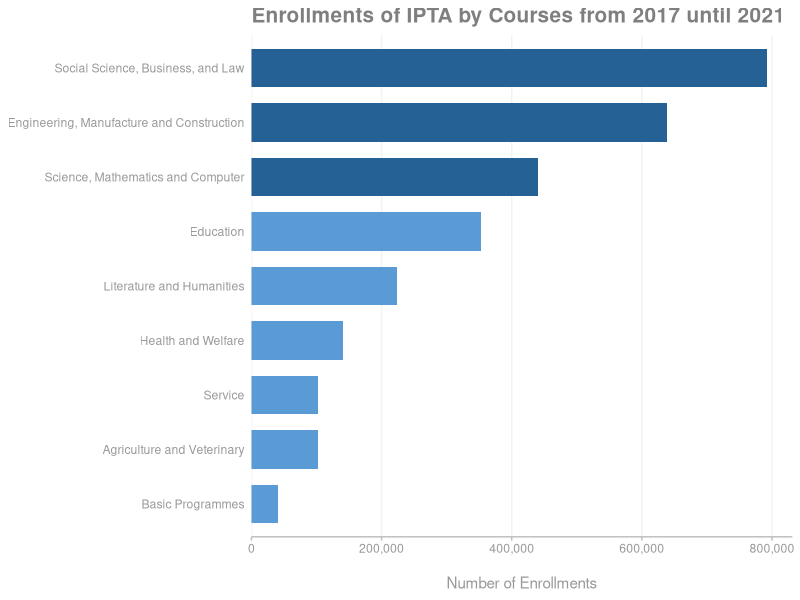
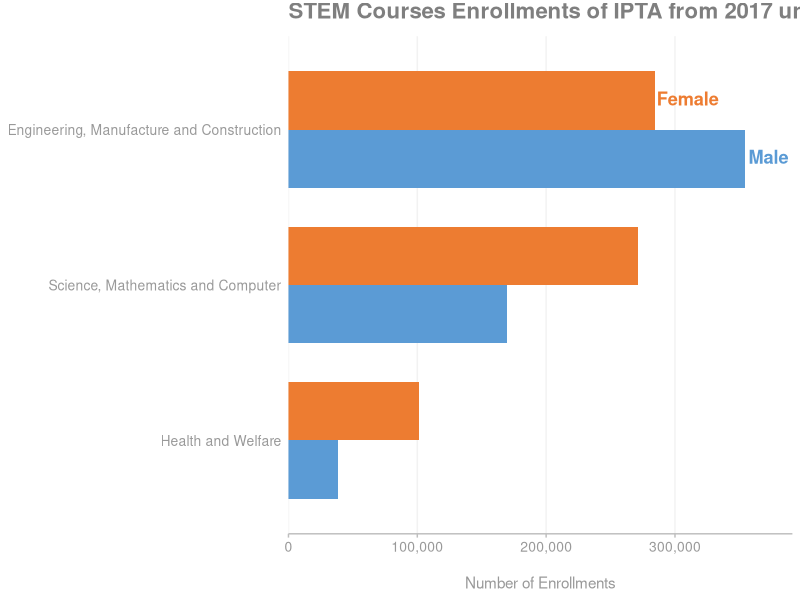
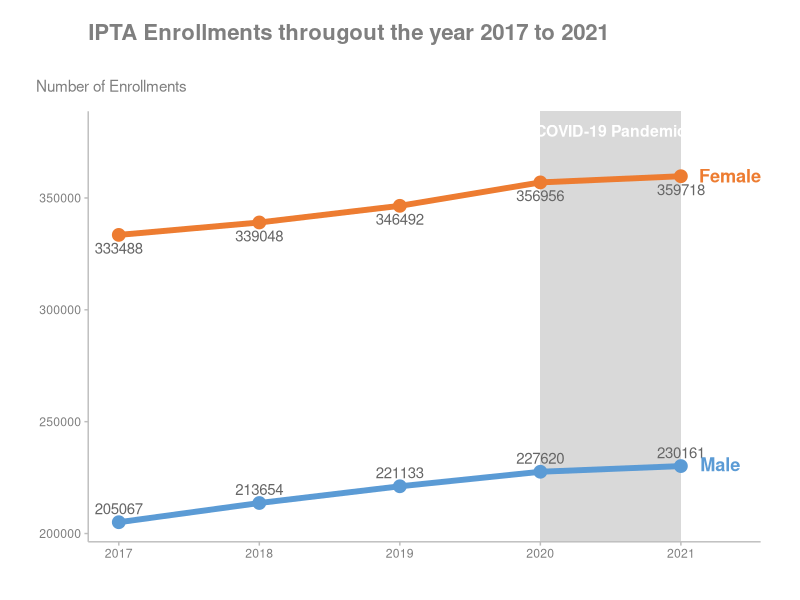

Reproduce these figures in R, in order.

# Dataset
my_data <- read.csv('students_enrolment.csv')
   

# Data Pre-processing

colnames(my_data) <- c("YEAR", "COURSE", "MAN", "WOMAN", "TOTAL", "PERCENTAGE_OF_MAN", "PERCENTAGE_OF_WOMAN")
my_data$COURSE[my_data$COURSE=="Sains Sosial, Perniagaan dan Perundangan"]<-"Social Science, Business, and Law"
my_data$COURSE[my_data$COURSE=="Program Asas/ Basic Programmes"]<-"Basic Programmes"
my_data$COURSE[my_data$COURSE=="Pendidikan"]<-"Education"
my_data$COURSE[my_data$COURSE=="Perkhidmatan"]<-"Service"
my_data$COURSE[my_data$COURSE=="Kesihatan dan Kebajikan"]<-"Health and Welfare"
my_data$COURSE[my_data$COURSE=="Pertanian dan Veterinar"]<-"Agriculture and Veterinary"
my_data$COURSE[my_data$COURSE=="Kejuruteraan, Pembuatan dan Pembinaan"]<-"Engineering, Manufacture and Construction"
my_data$COURSE[my_data$COURSE=="Sastera dan Kemanusiaan"]<-"Literature and Humanities"
my_data$COURSE[my_data$COURSE=="Sains, Matematik dan Komputer"]<-"Science, Mathematics and Computer"


# Data Wrangling

# To identify the course with the highest enrollment between the years 2017 until 2021. 


library(tidyverse)


highest_enrolment <- my_data %>% group_by(COURSE) %>% summarise(Frequency = sum(TOTAL))

highest_enrolment <- highest_enrolment[order(-highest_enrolment$Frequency),]

highest_enrolment$COURSE <- factor(highest_enrolment$COURSE, levels = highest_enrolment$COURSE[order(highest_enrolment$Frequency)])

highest_enrolment


# -- visualization
colseq_color <- c("#5b9bd5","#5b9bd5","#5b9bd5","#5b9bd5",
                  "#5b9bd5","#5b9bd5","#266196","#266196","#266196")

ggplot(highest_enrolment,aes(x=Frequency, y=COURSE, fill=COURSE)) +
  geom_col(width=0.7) +
  scale_fill_manual(values=colseq_color) +
  labs(title = "Enrollments of IPTA by Courses from 2017 until 2021") +
  theme( 
    plot.title = element_text(color="gray50", size=15, face="bold"),
    panel.background = element_rect(fill = "white"),
    axis.title.y = element_blank(),
    axis.title.x = element_text(margin = margin(t = 15), color="gray60"),
    axis.text.x = element_text(color="gray60"),
    axis.text.y = element_text(color="gray60"),
    axis.ticks.y = element_blank(),
    axis.ticks.x = element_line(color="gray"),
    axis.line.y = element_blank(),
    axis.line.x = element_line(colour="gray"),
    legend.position = "none",
    panel.grid.major.x = element_line(color="gray95"), 
    panel.grid.minor = element_blank() ) +
  xlab("Number of Enrollments") +
  scale_x_continuous(labels=scales::comma,expand=expansion(mult = c(0, 0.05)))

# - to save higher quality plot
#ggsave(file="colplot.png", dpi=500)



# To research which gender dominates each STEM-related courses between the year 2017 to 2021.


gender_stem_per_course <- my_data %>% select (YEAR, COURSE, MAN, WOMAN, TOTAL)

gender_stem_per_course <- filter(gender_stem_per_course, COURSE == "Engineering, Manufacture and Construction" | COURSE == "Science, Mathematics and Computer" | COURSE == "Health and Welfare")

gender_stem_per_course <- gender_stem_per_course %>% group_by(COURSE) %>% summarise(across(c(MAN, WOMAN,TOTAL), sum))

# - transforming dataframe for visualization
alternate = gender_stem_per_course %>% select(-COURSE,-TOTAL) %>% pivot_longer(everything())
years = rbind(gender_stem_per_course, gender_stem_per_course) %>% arrange(COURSE) %>% select(COURSE,TOTAL)
gender_filled = merge(years, alternate, by = 0, sort = FALSE)
gender_filled <- gender_filled[order(-gender_filled$TOTAL, gender_filled$name),]
gender_filled$COURSE <- factor(gender_filled$COURSE, levels = rev(unique(gender_filled$COURSE)), ordered=TRUE)

# -- visualization
ggplot(gender_filled, aes(fill=name, y=COURSE, x=value)) + 
  geom_col(position = "dodge", width=0.75) +
  labs(title = "STEM Courses Enrollments of IPTA from 2017 until 2021") +
  annotate("text", x = 310000, y = 3.2, label = "Female", color="#ed7c31",
           fontface=2, size=4.6) + 
  annotate("text", x = 372500, y = 2.825, label = "Male", color="#5b9bd5",
           fontface=2, size=4.6) +
  scale_fill_manual(values = c("#5b9bd5", "#ed7c31")) +
  theme( 
    plot.title = element_text(color="gray50", size=16, vjust = 2, 
      face = 'bold'),
    panel.background = element_rect(fill = "white"),
    axis.title.y = element_blank(),
    axis.title.x = element_text(margin = margin(t = 15), color="gray60",
      size=11),
    axis.text.x = element_text(color="gray60", size=10),
    axis.text.y = element_text(color="gray60", size=10),
    axis.ticks.y = element_blank(),
    axis.ticks.x = element_line(color="gray"),
    axis.line.y = element_blank(),
    axis.line.x = element_line(colour = "gray"),
    legend.position = "none",
    panel.grid.major.x = element_line(colour = "gray95"), 
    panel.grid.minor = element_blank()) +
  xlab("Number of Enrollments") +
  scale_x_continuous(labels=scales::comma,expand=expansion(mult = c(0, 0.05)))
  
# - to save higher quality plot
#ggsave(file="dodgebarplot.png", dpi=500)



# To investigate the trend among the number of applicants, by gender, between 2017 - 2021.


# Trend among men applicants 

trend_admission_man <- my_data %>% select (YEAR, COURSE, MAN)

trend_admission_man <- trend_admission_man %>% group_by(YEAR) %>% summarise(Frequency = sum(MAN))

colnames(trend_admission_man) <- c("Year", "Male")

trend_admission_man


# Trend among women applicants

trend_admission_woman <- my_data %>% select (YEAR, COURSE, WOMAN)

trend_admission_woman <- trend_admission_woman %>% group_by(YEAR) %>% summarise(Frequency = sum(WOMAN))

colnames(trend_admission_woman) <- c("Year", "Female")


# Both trend

trend_admission_woman

trend = merge(trend_admission_man, trend_admission_woman, on = 'Year', sort = FALSE)

trend

# -- visualization
install.packages("ggrepel")
library(ggrepel)

ggplot(trend, aes(x=Year)) +
  geom_rect(aes(xmin=2020, xmax=2021, ymin=-Inf, ymax=Inf), 
    fill='gray85') +
  geom_line(aes(y=Male), color="#5b9bd5", size=2) + 
  geom_point(aes(y=Male), color = "#5b9bd5", size = 4) +
  geom_text_repel(aes(label = Male, y=Male), size=3.8,
            color="gray40", nudge_y = 6000) +
  geom_line(aes(y=Female), color="#ed7c31", size=2) +
  geom_point(aes(y=Female), color = "#ed7c31", size = 4) +
  geom_text_repel(aes(label = Female, y=Female), size=3.8,
            color="gray40", nudge_y = -6000) +
  annotate("text", x = 2021.35, y = 360000, label = "Female", color="#ed7c31",
           fontface=2, size=4.6) + 
  annotate("text", x = 2021.28, y = 231000, label = "Male", color="#5b9bd5",
           fontface=2, size=4.6) +
  annotate("text", x = 2020.5, y = 380000, label = "COVID-19 Pandemic", 
           color="white",fontface=2, size=4) +
  labs(title = "IPTA Enrollments througout the year 2017 to 2021",
       subtitle = "Number of Enrollments") +
  theme( 
    plot.title = element_text(color="gray50", size=16,face="bold",
      vjust = 8),
    plot.subtitle = element_text(color="gray50", hjust = -0.1,
      vjust = 3),
    panel.background = element_rect(fill = "white"),
    axis.title.y = element_blank(),
    axis.title.x = element_blank(),
    axis.text.x = element_text(color="gray50"),
    axis.text.y = element_text(color="gray50"),
    axis.ticks.y = element_line(color="gray"),
    axis.ticks.x = element_line(color="gray"),
    axis.line.y = element_line(colour="gray"),
    axis.line.x = element_line(colour="gray"),
    panel.grid.major = element_blank(), 
    panel.grid.minor = element_blank(),
    plot.margin=unit(c(1.5,1,1,1), "cm"))

# - to save higher quality plot
#ggsave(file="lineplot.png", dpi=500)
















